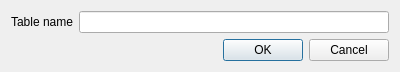
<?xml version="1.0" encoding="UTF-8"?>
<ui version="4.0">
 <class>AddTableDialog</class>
 <widget class="QDialog" name="AddTableDialog">
  <property name="geometry">
   <rect>
    <x>0</x>
    <y>0</y>
    <width>400</width>
    <height>69</height>
   </rect>
  </property>
  <property name="windowTitle">
   <string>Add constant table...</string>
  </property>
  <layout class="QVBoxLayout" name="verticalLayout">
   <item>
    <layout class="QFormLayout" name="formLayout">
     <item row="0" column="0">
      <widget class="QLabel" name="deviceNameLabel">
       <property name="text">
        <string>Table name</string>
       </property>
      </widget>
     </item>
     <item row="0" column="1">
      <widget class="QLineEdit" name="table_name_line_edit"/>
     </item>
    </layout>
   </item>
   <item>
    <widget class="QDialogButtonBox" name="buttonBox">
     <property name="orientation">
      <enum>Qt::Horizontal</enum>
     </property>
     <property name="standardButtons">
      <set>QDialogButtonBox::Cancel|QDialogButtonBox::Ok</set>
     </property>
    </widget>
   </item>
  </layout>
 </widget>
 <resources/>
 <connections>
  <connection>
   <sender>buttonBox</sender>
   <signal>accepted()</signal>
   <receiver>AddTableDialog</receiver>
   <slot>accept()</slot>
   <hints>
    <hint type="sourcelabel">
     <x>248</x>
     <y>254</y>
    </hint>
    <hint type="destinationlabel">
     <x>157</x>
     <y>274</y>
    </hint>
   </hints>
  </connection>
  <connection>
   <sender>buttonBox</sender>
   <signal>rejected()</signal>
   <receiver>AddTableDialog</receiver>
   <slot>reject()</slot>
   <hints>
    <hint type="sourcelabel">
     <x>316</x>
     <y>260</y>
    </hint>
    <hint type="destinationlabel">
     <x>286</x>
     <y>274</y>
    </hint>
   </hints>
  </connection>
 </connections>
</ui>
